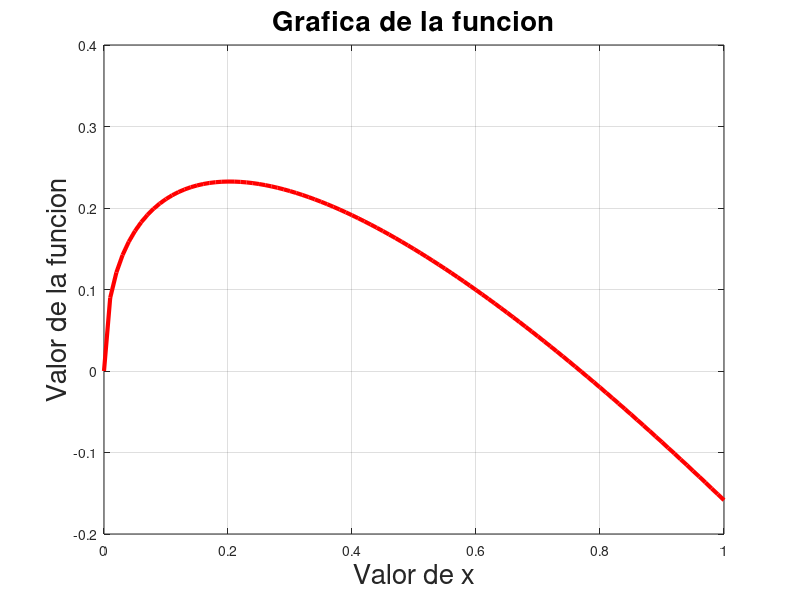
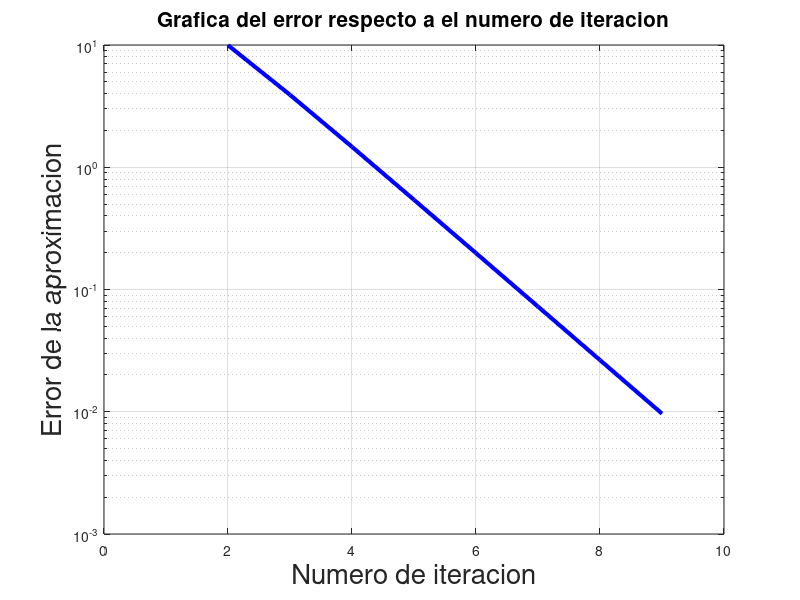

MATLAB code for these plots, in order:
%Metodos Numericos 543 25 de febrero de 2019
%Practica 4 - Ejercicio 
%Navarro Rodriguez Juan Francisco
%Simple bot 895
%Este programa aproxima por el metodo de iteracion simple de punto fijo
%a la raiz de f(x) = sin(sqrt(x))-x
clc;clear;
%Constantes
maxi = 15; %numero maximo de iteraciones
cifras = 5; %cantidad de cifras minimas de la aproximacion

f = @(x) sin(sqrt(x))-x; %funcion anonima

% como x = g(x)
g = @(x) sin(sqrt(x)); %funcion anonima

xinf = 0; % x l inicial
xsup = 1; % x u inicial
xaprox = 0; % x r
eaprox = inf;
tol = 0.01; % porciento de tolerancia

vectorea = []
vectori = []

fprintf(['\n\nSimple bot 895\n\tEste programa aproxima de forma numerica', ...
'\n\tpor el metodo de iteracion simple de punto fijo, los ceros de una funcion,', ...
'\n\tcuya f(x) = sin(sqrt(x))-x', ...
'\n\nAproximacion', ...
'\nse espera un maximo de %d iteraciones\nse tiene una tolerancia de %f %%\n\n', ...
], maxi, tol);


%grafica
res = 100; %resolucion
stepsize = (xsup-xinf)/res;
xvector = xinf:stepsize:xsup;
yvector = arrayfun(f,xvector);
plot(xvector,yvector,'r','LineWidth',3);
xlabel('Valor de x','FontSize',20);
ylabel('Valor de la funcion','FontSize',20);
title('Grafica de la funcion','FontSize',20);
grid on;

%con base en la grafica, te das cuenta
%que la segunda raiz esta cerca a 0.5
xaprox = 0.5;
fprintf(['\n   i','\t|Xi\t','\t|g(x)\t','\t|Ea']);

for i = 1:(maxi)
	xold = xaprox;
	xaprox = g(xold);


	fprintf(['\n   %d','\t|%f','\t|%f'],i,xold,xaprox)

	if (i ~= 1)
		eaprox = abs((1-xold/xaprox)*100);
		fprintf('\t|%f %%',eaprox)
	else
		fprintf('\t|\t')
	end

	vectorea = [vectorea,eaprox];
	vectori = [vectori,i];

	if (eaprox < tol)
		break;
	end
end
fprintf('\n\nEl valor al que se llego fue de:\n\tx = %f\n\tf(x) = %f\n',xold,f(xold))


%grafica
figure;
semilogy(vectori,vectorea,'b','LineWidth',3);
xlabel('Numero de iteracion','FontSize',20);
ylabel('Error de la aproximacion','FontSize',20);
title('Grafica del error respecto a el numero de iteracion','FontSize',15);
grid on;